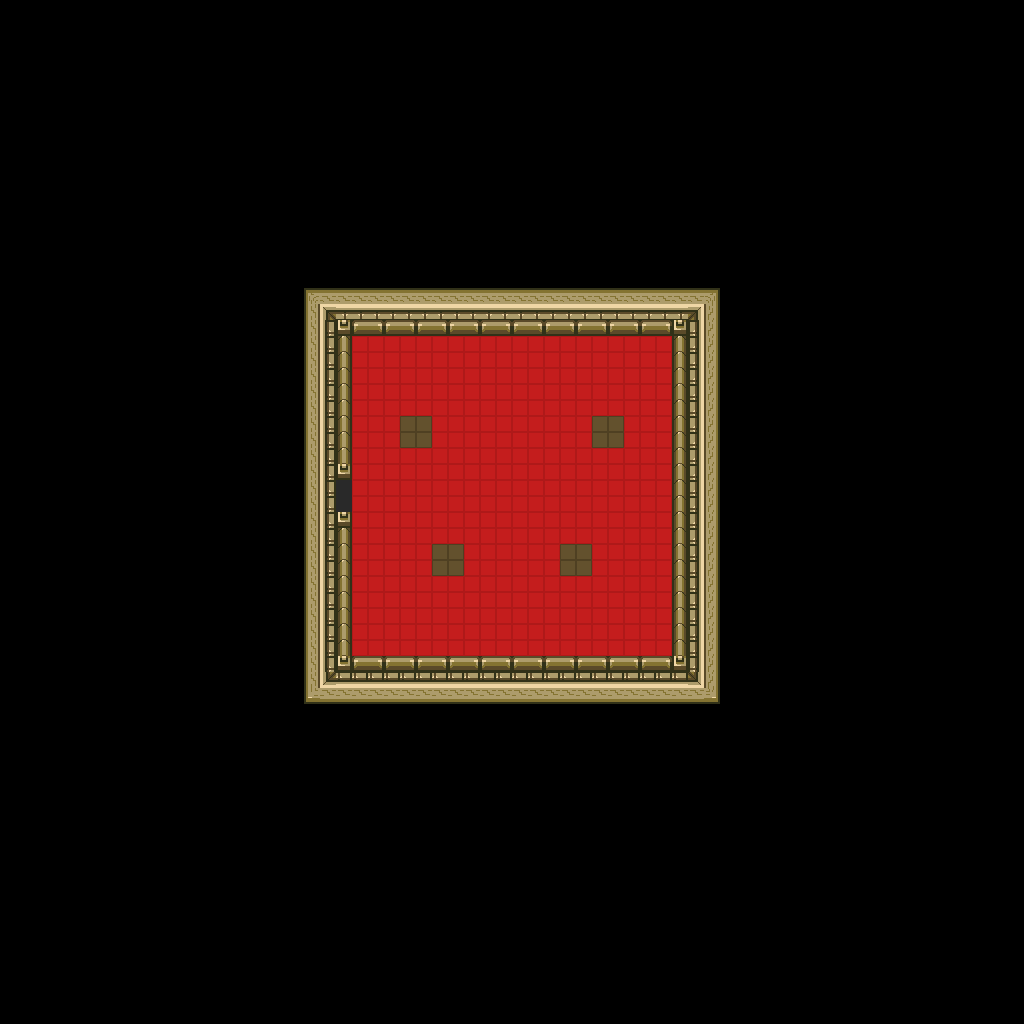

Rendered tile map (Tiled .tmx) drawn with the repository's tilesets; below, a short description and the map source with its tile grids summarised:
An orthogonal 64x64 tile map with 16x16 px tiles, 1 tile layer (base), 1 hidden layer not drawn and 3 objects.

<map version="1.10" tiledversion="1.12.1" orientation="orthogonal" renderorder="right-down" width="64" height="64" tilewidth="16" tileheight="16" infinite="0" nextlayerid="3" nextobjectid="4">
 <tileset firstgid="1" source="../classiciphone_pics4.tsx" />
 <layer id="1" name="base" width="64" height="64">
  <data>[4096 cells, 4096 non-empty, 30 distinct tile ids]</data>
 </layer>
 <layer id="2" name="collision" width="64" height="64" visible="0">
  <properties><property name="collision" value="true" /></properties>
  <data>[4096 cells, 3694 non-empty, 1 distinct tile ids]</data>
 </layer>
 <objectgroup id="3" name="npcs">
  <object id="1" x="256.0" y="288.0" width="16" height="16">
   <properties>
    <property name="script" type="string">-- Auto-converted from GraalScript
-- [CLIENT-SIDE — server no-op]
-- if (playerenters){
-- this.focus = 0;
-- }
-- if (playerdies) {
-- this.focus = 0;
-- resetfocus;
-- }
-- 
-- if (playerchats) {
-- if (strequals(#c,focus on)) {
-- if (this.focus = 0) {
-- this.focus = 1;
-- timereverywhere;
-- timeout = .05;}}
-- elseif (strequals(#c,focus off)) {
-- this.focus = 0;
-- resetfocus;
-- }
-- }
-- if (timeout) {
-- if (this.focus == 1) {
-- setfocus 30.5,27.5;
-- timeout = .05;
-- }}</property>
   </properties>
  </object>
  <object id="2" x="256.0" y="336.0" width="16" height="16">
   <properties>
    <property name="script" type="string">-- Auto-converted from GraalScript
joinResource("level_pklevel")</property>
   </properties>
  </object>
  <object id="3" x="256.0" y="384.0" width="16" height="16">
   <properties>
    <property name="script" type="string">-- Auto-converted from GraalScript
-- [CLIENT-SIDE — server no-op]
-- if (playerenters || timeout) {
-- setstring this.exclusions,#P1(-1);
-- if (save[0] == 1 &amp;&amp; lindexof(#a,this.exclusions) == -1) {
-- showpoly 0,{
-- -16,-16,
-- playerx+1.5-save[1],0,
-- playerx+1.5-save[1],64,
-- -16,64,
-- -16,-16
-- };
-- showpoly 1,{
-- playerx+1.5-save[1],-16,
-- 64,-16,
-- screenwidth,playery+1.5-save[1],
-- playerx+1.5-save[1],playery+1.5-save[1],
-- playerx+1.5-save[1],-16
-- };
-- showpoly 2,{
-- playerx+1.5+save[1],playery+1.5-save[1],
-- screenwidth,playery+1.5-save[1],
-- screenwidth,64,
-- playerx+1.5+save[1],64,
-- playerx+1.5+save[1],playery+1.5-save[1]
-- };
-- showpoly 3,{
-- playerx+1.5-save[1],playery+1.5+save[1],
-- playerx+1.5+save[1],playery+1.5+save[1],
-- playerx+1.5+save[1],64,
-- playerx+1.5-save[1],64,
-- playerx+1.5-save[1],playery+1.5+save[1]
-- };
-- for (i=0;i&lt;4;i++){
-- changeimgvis i,save[2];
-- changeimgcolors i,0,0,0,1;
-- }
-- } else hideimgs 0,4;
-- timeout = 0.05;
-- }</property>
   </properties>
  </object>
 </objectgroup>
</map>
